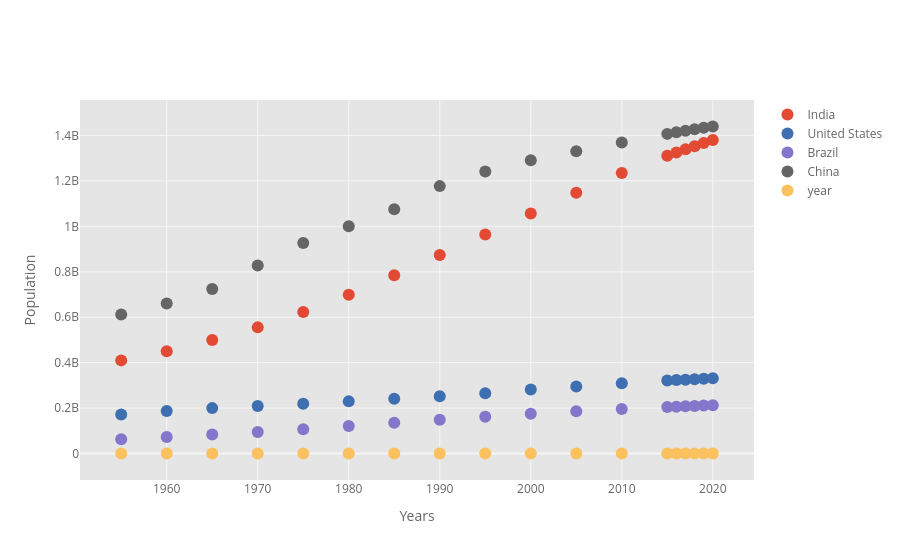

Here is the notebook cell this chart was saved with:
### Markdown cell above
6 ScatterPlot

### Code cell
df_pivot.iplot(kind='scatter',xTitle='Years',yTitle='Population',mode='markers')

### Figure 1 — Plotly figure (JSON) as saved in the notebook; plotly's stock layout.template omitted (floating-point values rounded to 4 significant figures)
{"data": [{"line": {"color": "rgba(226, 74, 51, 1.0)", "dash": "solid", "shape": "linear", "width": 1.3}, "marker": {"size": 12, "symbol": "circle"}, "mode": "markers", "name": "India", "text": "", "type": "scatter", "x": [1955, 1960, 1965, 1970, 1975, 1980, 1985, 1990, 1995, 2000, 2005, 2010, 2015, 2016, 2017, 2018, 2019, 2020], "y": [409880595, 450547679, 499123324, 555189792, 623102897, 698952844, 784360008, 873277798, 963922588, 1056575549, 1147609927, 1234281170, 1310152403, 1324517249, 1338676785, 1352642280, 1366417754, 1380004385]}, {"line": {"color": "rgba(62, 111, 176, 1.0)", "dash": "solid", "shape": "linear", "width": 1.3}, "marker": {"size": 12, "symbol": "circle"}, "mode": "markers", "name": "United States", "text": "", "type": "scatter", "x": [1955, 1960, 1965, 1970, 1975, 1980, 1985, 1990, 1995, 2000, 2005, 2010, 2015, 2016, 2017, 2018, 2019, 2020], "y": [171685336, 186720571, 199733676, 209513341, 219081251, 229476354, 240499825, 252120309, 265163745, 281710909, 294993511, 309011475, 320878310, 323015995, 325084756, 327096265, 329064917, 331002651]}, {"line": {"color": "rgba(132, 118, 202, 1.0)", "dash": "solid", "shape": "linear", "width": 1.3}, "marker": {"size": 12, "symbol": "circle"}, "mode": "markers", "name": "Brazil", "text": "", "type": "scatter", "x": [1955, 1960, 1965, 1970, 1975, 1980, 1985, 1990, 1995, 2000, 2005, 2010, 2015, 2016, 2017, 2018, 2019, 2020], "y": [62533919, 72179226, 83373530, 95113265, 107216205, 120694009, 135274080, 149003223, 162019896, 174790340, 186127103, 195713635, 204471769, 206163053, 207833823, 209469323, 211049527, 212559417]}, {"line": {"color": "rgba(101, 101, 101, 1.0)", "dash": "solid", "shape": "linear", "width": 1.3}, "marker": {"size": 12, "symbol": "circle"}, "mode": "markers", "name": "China", "text": "", "type": "scatter", "x": [1955, 1960, 1965, 1970, 1975, 1980, 1985, 1990, 1995, 2000, 2005, 2010, 2015, 2016, 2017, 2018, 2019, 2020], "y": [612241554, 660408056, 724218968, 827601394, 926240885, 1000089235, 1075589361, 1176883674, 1240920535, 1290550765, 1330776380, 1368810615, 1406847870, 1414049351, 1421021791, 1427647786, 1433783686, 1439323776]}, {"line": {"color": "rgba(251, 193, 94, 1.0)", "dash": "solid", "shape": "linear", "width": 1.3}, "marker": {"size": 12, "symbol": "circle"}, "mode": "markers", "name": "year", "text": "", "type": "scatter", "x": [1955, 1960, 1965, 1970, 1975, 1980, 1985, 1990, 1995, 2000, 2005, 2010, 2015, 2016, 2017, 2018, 2019, 2020], "y": ["2020", "2020", "2020", "2020", "2020", "2020", "2020", "2020", "2020", "2020", "2020", "2020", "2020", "2020", "2020", "2020", "2020", "2020"]}], "layout": {"autosize": true, "legend": {"bgcolor": "#FFFFFF", "font": {"color": "#666666"}}, "paper_bgcolor": "#FFFFFF", "plot_bgcolor": "#E5E5E5", "title": {"font": {"color": "#151516"}}, "xaxis": {"autorange": true, "gridcolor": "#F6F6F6", "range": [1951.0, 2024.0], "showgrid": true, "tickfont": {"color": "#666666"}, "title": {"font": {"color": "#666666"}, "text": "Years"}, "type": "linear", "zerolinecolor": "#F6F6F6"}, "yaxis": {"autorange": true, "gridcolor": "#F6F6F6", "range": [-161600000.0, 1601000000.0], "showgrid": true, "tickfont": {"color": "#666666"}, "title": {"font": {"color": "#666666"}, "text": "Population"}, "type": "linear", "zerolinecolor": "#F6F6F6"}}}
